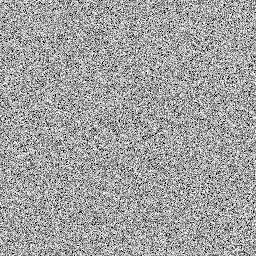
#> input picture encrypted_image.png, 256 x 256 px
$ python images.py
#> lines starting #> are read from the running program, lines starting #| are printed output that depends on the picture
#> the answer given: encrypted_image.png
import numpy as np
from PIL import Image
import os
import matplotlib.pyplot as plt

def load_image(image_path):
#> called with image_path = 'encrypted_image.png'
    if not os.path.isfile(image_path):
        raise FileNotFoundError(f"File not found: {image_path}")
    image = Image.open(image_path).convert("L")
#> the answer given: 3
    return np.array(image, dtype=np.uint8)

def save_image(image_array, output_path):
    image = Image.fromarray(image_array)
    image.save(output_path)

def pixel_swap_encrypt(image_data, key):
#> called with key = 3
    encrypted = image_data.copy()
    np.random.seed(key)
    indices = np.arange(encrypted.size)
    np.random.shuffle(indices)
    encrypted = encrypted.flatten()[indices].reshape(image_data.shape)
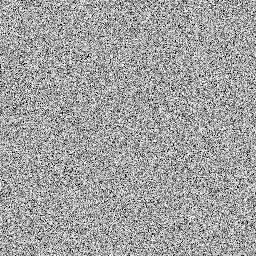
#> encrypted: shape (256, 256); min 0, max 254, mean 161.4
    return encrypted, indices

def pixel_swap_decrypt(encrypted_data, indices):
    decrypted = np.zeros_like(encrypted_data.flatten())
    decrypted[indices] = encrypted_data.flatten()
    return decrypted.reshape(encrypted_data.shape)

def math_operation_encrypt(image_data, key):
#> called with key = 3
    return (image_data + key) % 256

def math_operation_decrypt(encrypted_data, key):
#> called with key = 3
    return (encrypted_data - key) % 256

if __name__ == "__main__":
    print("Image Encryption Tool")
    image_path = input("Enter the path to the image (e.g., 'image.png'): ")

    try:
        image_data = load_image(image_path)
        print("Original Image Loaded.")

        plt.imshow(image_data, cmap='gray')
        plt.title("Original Image")
        plt.axis('off')
        plt.show()

        key = int(input("Enter a numeric key for encryption: "))
        encrypted_data, swap_indices = pixel_swap_encrypt(image_data, key)
        encrypted_data = math_operation_encrypt(encrypted_data, key)

        encrypted_path = "encrypted_image.png"
        save_image(encrypted_data, encrypted_path)
        print(f"Encrypted image saved to {encrypted_path}")

        plt.imshow(encrypted_data, cmap='gray')
        plt.title("Encrypted Image")
        plt.axis('off')
        plt.show()

        decrypted_data = math_operation_decrypt(encrypted_data, key)
        decrypted_data = pixel_swap_decrypt(decrypted_data, swap_indices)
#> decrypted_data is the input picture: shape (256, 256) int16; min 0, max 254, mean 161.4

        decrypted_path = "decrypted_image.png"
        save_image(decrypted_data, decrypted_path)
        print(f"Decrypted image saved to {decrypted_path}")

        plt.imshow(decrypted_data, cmap='gray')
        plt.title("Decrypted Image")
        plt.axis('off')
        plt.show()

        if np.array_equal(image_data, decrypted_data):
            print("Decryption successful! The original image was restored.")
        else:
            print("Decryption failed! The original image was not restored.")

    except FileNotFoundError as e:
        print(e)
    except ValueError as e:
        print(e)
if np.array_equal(image_data, decrypted_data):
    print("Decryption successful! The original image was restored.")
else:
    print("Decryption failed! The original image was not restored.")
